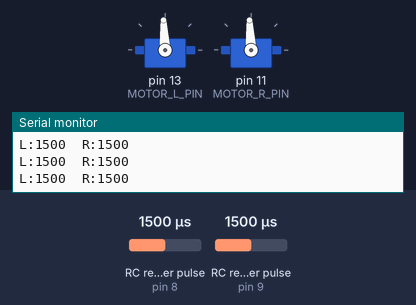
The sketch below on a simulated Arduino Uno, built with avr-gcc and run on an emulated ATmega328P. On the bench: 2 × servo, the last lines printed to the serial monitor. Wiring (inferred from the names in the program): 2 × RC receiver channel: data pin 8 / data pin 9. Inputs (shaded band) come from the test bench; at power-on: RC receiver pulse (sensors on pin 8, pin 9) 1500 µs.

Above: at 3.2 s.
3.3 s: RC receiver pulse (sensor on pin 8) set to 1020 µs
At 4.5 s:
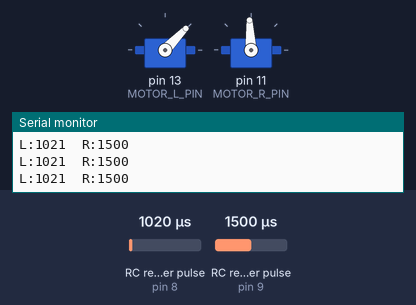
4.8 s: RC receiver pulse (sensor on pin 9) set to 1020 µs
At 6.0 s:
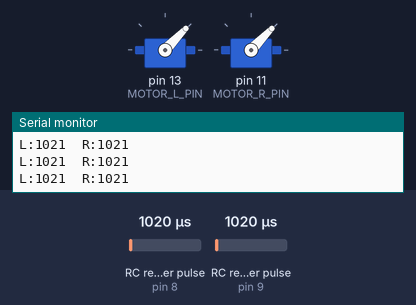
6.3 s: RC receiver pulse (sensor on pin 8) set to 1250 µs
At 6.8 s:
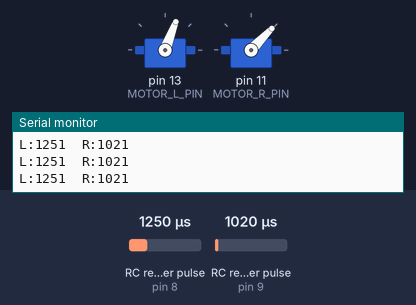
7.8 s: RC receiver pulse (sensor on pin 9) set to 1250 µs
At 8.4 s:
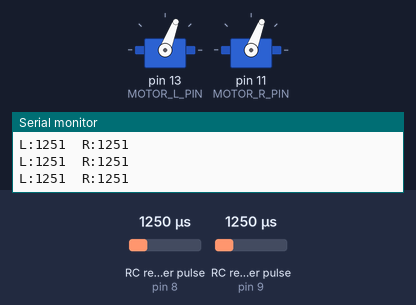
9.3 s: RC receiver pulse (sensor on pin 8) set to 1500 µs
At 10.3 s:
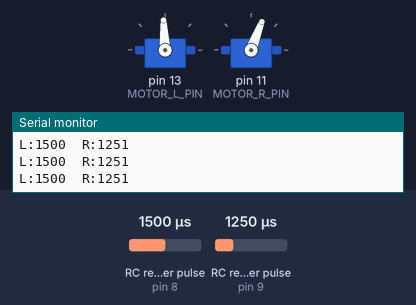
10.8 s: RC receiver pulse (sensor on pin 9) set to 1750 µs
At 11.9 s:
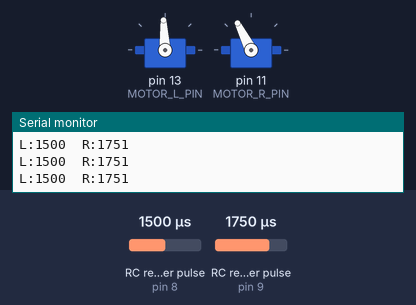
Timing chart, 0 to 13.3 s (numbered marks = the images above; inputs shaded):
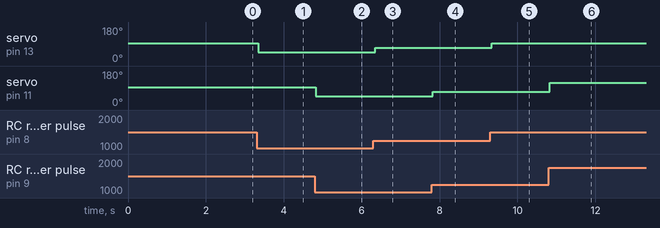

The sketch:

minibot.ino
```cpp
// RWD 2-Wheel Bot — Tank Style
// Left stick UP/DOWN  -> Left motor
// Right stick UP/DOWN -> Right motor

#include <Servo.h>

#define LEFT_CH      8
#define RIGHT_CH     9

#define MOTOR_L_PIN  13
#define MOTOR_R_PIN  11

#define NEUTRAL      1500
#define DEADBAND     40

Servo motorL, motorR;

int applyDeadband(int val) {
  return (abs(val - NEUTRAL) < DEADBAND) ? NEUTRAL : val;
}

int invertSignal(int val) {
  val = constrain(val, 1000, 2000);
  return 3000 - val;   // 1000 <-> 2000, 1500 stays 1500
}

void setup() {
  Serial.begin(115200);
  pinMode(LEFT_CH, INPUT);
  pinMode(RIGHT_CH, INPUT);

  motorL.attach(MOTOR_L_PIN);
  motorR.attach(MOTOR_R_PIN);

  motorL.writeMicroseconds(NEUTRAL);
  motorR.writeMicroseconds(NEUTRAL);

  delay(2000); // SparkMAX arm time
  Serial.println("Bot Ready.");
}

void loop() {
  int leftRaw  = pulseIn(LEFT_CH, HIGH, 25000);
  int rightRaw = pulseIn(RIGHT_CH, HIGH, 25000);

  // No signal = stop
  if (leftRaw == 0)  leftRaw = NEUTRAL;
  if (rightRaw == 0) rightRaw = NEUTRAL;

  // Invert joystick directions
  int leftOut  = applyDeadband((leftRaw));
  int rightOut = applyDeadband((rightRaw));

  motorL.writeMicroseconds(leftOut);
  motorR.writeMicroseconds(rightOut);

  Serial.print("L:");
  Serial.print(leftOut);
  Serial.print("  R:");
  Serial.println(rightOut);

  delay(20);
}
```

Measured:
- after the input at 3.3 s, servo on pin 13 (MOTOR_L_PIN): 93° → 46° at once
- after the input at 4.8 s, servo on pin 11 (MOTOR_R_PIN): 93° → 46° at once
- after the input at 6.3 s, servo on pin 13 (MOTOR_L_PIN): 46° → 69° at once
- after the input at 7.8 s, servo on pin 11 (MOTOR_R_PIN): 46° → 69° at once
- after the input at 9.3 s, servo on pin 13 (MOTOR_L_PIN): 69° → 93° at once
- after the input at 10.8 s, servo on pin 11 (MOTOR_R_PIN): 69° → 117° at once
